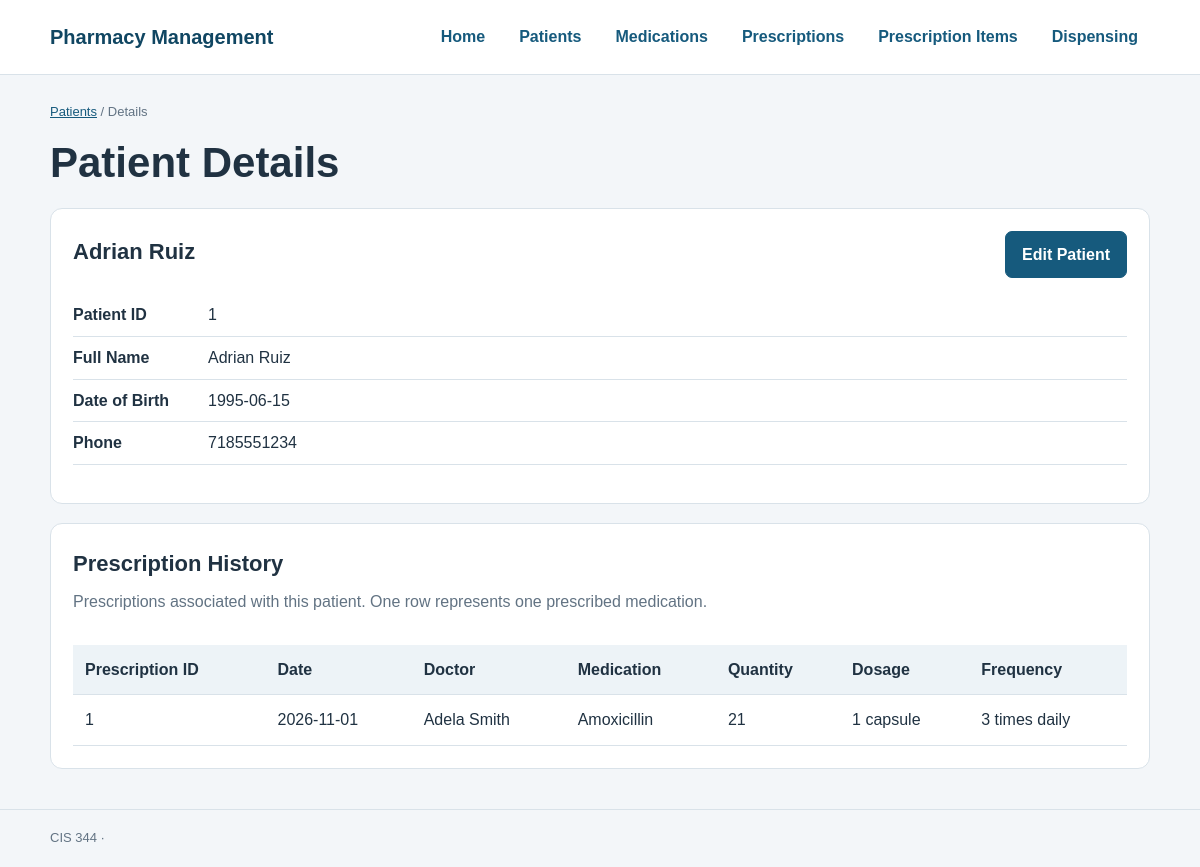
Page /pharmacy-prescription-mgmt/public/patient_details.php?id=1 on the committed database.
### tables this page shows
CREATE TABLE patients (
    patient_id INT AUTO_INCREMENT PRIMARY KEY,
    first_name VARCHAR(50) NOT NULL,
    last_name VARCHAR(50) NOT NULL,
    date_of_birth DATE,
    phone VARCHAR(20)
);

CREATE TABLE prescriptions (
    prescription_id INT AUTO_INCREMENT PRIMARY KEY,
    patient_id INT NOT NULL,
    doctor_id INT NOT NULL,
    prescription_date DATE NOT NULL,
    FOREIGN KEY (patient_id) REFERENCES patients(patient_id),
    FOREIGN KEY (doctor_id) REFERENCES doctors(doctor_id)
);

CREATE TABLE medication (
    medication_id INT AUTO_INCREMENT PRIMARY KEY,
    medication_name VARCHAR(100) NOT NULL,
    strength VARCHAR(50),
    form VARCHAR(50),
    stock_quantity INT NOT NULL DEFAULT 0,
    CHECK (stock_quantity >= 0)
);

CREATE TABLE prescription_items (
    item_id INT AUTO_INCREMENT PRIMARY KEY,
    prescription_id INT NOT NULL,
    medication_id INT NOT NULL,
    quantity INT NOT NULL,
    dosage VARCHAR(50) NOT NULL,
    frequency VARCHAR(50) NOT NULL,
    duration_days INT NOT NULL,
    refills_allowed INT NOT NULL DEFAULT 0,
    FOREIGN KEY (prescription_id) REFERENCES prescriptions(prescription_id),
    FOREIGN KEY (medication_id) REFERENCES medication(medication_id),
    CHECK (quantity > 0),
    CHECK (duration_days > 0),
    CHECK (refills_allowed >= 0)
);

### pharmacy-prescription-mgmt/app/Patient.php (called while the page is built, shortened)
<?php
class Patient
{
    private PDO $connection;
    private ?int $patientId;
    private string $firstName;
    private string $lastName;
    private ?string $phone;
    public function __construct(
        PDO $connection,
        string $firstName,
        string $lastName,
        ?string $dateOfBirth = null,
        ?string $phone = null,
        ?int $patientId = null
    ) {
        $firstName = trim($firstName);
        $lastName = trim($lastName);
        if ($phone !== null) {
            $phone = trim($phone);
        }
        $this->connection = $connection;
        $this->patientId = $patientId;
        $this->firstName = $firstName;
        $this->lastName = $lastName;
        $this->phone = $phone;
    }
    public function getFullName(): string
    {
        return $this->firstName . " " . $this->lastName;
    }
    public function getPatientId(): ?int
    {
        return $this->patientId;
    }
    public function getPhone(): ?string
    {
        return $this->phone;
    }
    public static function findById(
        PDO $connection,
        int $patientId
    ): ?Patient {
        $sql = "SELECT patient_id, first_name, last_name,
                       date_of_birth, phone
                FROM patients
                WHERE patient_id = :patient_id";
        $statement = $connection->prepare($sql);
        $statement->execute([
            'patient_id' => $patientId
        ]);
        $row = $statement->fetch();
        return new Patient(
            $connection,
            $row['first_name'],
            $row['last_name'],
            $row['date_of_birth'],
            $row['phone'],
            (int) $row['patient_id']
        );
    }
    public function getPrescriptions(): array
    {
        $sql = "
            SELECT
                p.prescription_id,
                p.prescription_date,
                d.doctor_id,
                CONCAT(d.first_name, ' ', d.last_name)
                    AS doctor_name,
                pi.item_id,
                m.medication_name,
                pi.quantity,
                pi.dosage,
                pi.frequency,
                pi.duration_days,
                pi.refills_allowed
            FROM prescriptions AS p
            JOIN doctors AS d
                ON p.doctor_id = d.doctor_id
            LEFT JOIN prescription_items AS pi
                ON p.prescription_id = pi.prescription_id
            LEFT JOIN medication AS m
                ON pi.medication_id = m.medication_id
            WHERE p.patient_id = :patient_id
            ORDER BY
                p.prescription_date DESC,
                p.prescription_id DESC,
                pi.item_id
        ";
        $statement = $this->connection->prepare($sql);
        $statement->execute([
            'patient_id' => $this->patientId
        ]);
        return $statement->fetchAll();
    }
    public static function findProfile(
        PDO $connection,
        int $patientId
    ): ?array {
        $sql = "SELECT patient_id, first_name, last_name,
                       date_of_birth, phone
                FROM patients
                WHERE patient_id = :patient_id";
        $statement = $connection->prepare($sql);
        $statement->execute([
            'patient_id' => $patientId
        ]);
        $patient = $statement->fetch(PDO::FETCH_ASSOC);
        return $patient === false ? null : $patient;
    }
}

### pharmacy-prescription-mgmt/app/patient_web_helpers.php (called while the page is built, shortened)
<?php
function patientHtml(mixed $value): string
{
    return htmlspecialchars(
        (string) ($value ?? ''),
        ENT_QUOTES | ENT_SUBSTITUTE,
        'UTF-8'
    );
}
function patientValidId(mixed $rawId): ?int
{
    $id = filter_var(
        $rawId,
        FILTER_VALIDATE_INT,
        ['options' => ['min_range' => 1]]
    );
    return $id === false ? null : (int) $id;
}

### pharmacy-prescription-mgmt/public/patient_details.php (the view, shortened to what this page needs)
<?php
require_once __DIR__ . '/../app/Patient.php';
require_once __DIR__ . '/../app/patient_web_helpers.php';
$id = patientValidId($_GET['id'] ?? null);
$patient = null;
$profile = null;
$history = [];
$errorMessage = null;
if ($id === null) {
    http_response_code(400);
    $errorMessage = 'Please provide a valid patient ID.';
} else {
    try {
        $connection = (new Database())->getConnection();
        $patient = Patient::findById($connection, $id);
        if ($patient === null) {
            http_response_code(404);
            $errorMessage = 'Patient not found.';
        } else {
            $profile = Patient::findProfile(
                $connection,
                $id
            );
            $history = $patient->getPrescriptions();
        }
    } catch (Throwable $error) {
        error_log($error->getMessage());
        http_response_code(500);
        $errorMessage = 'Unable to load patient details.';
    }
}
?>
<!DOCTYPE html>
<html lang="en">
<head>
    <link rel="stylesheet" href="css/style.css">
</head>
<body>
<header class="site-header">
    <div class="container header-content">
        <a class="brand" href="index.php">
            Pharmacy Management
        </a>
        <nav aria-label="Main navigation">
            <a href="index.php">Home</a>
            <a href="patients.php">Patients</a>
            <a href="medications.php">Medications</a>
            <a href="prescriptions.php">Prescriptions</a>
            <a href="prescription_items.php">Prescription Items</a>
            <a href="dispensings.php">Dispensing</a>
        </nav>
    </div>
</header>
<main class="container page-content">
    <p class="breadcrumb">
        <a href="patients.php">Patients</a> / Details
    </p>
    <h1>Patient Details</h1>
    <?php if ($errorMessage !== null): ?>
        <p class="message message-error" role="alert">
            <?= patientHtml($errorMessage) ?>
        </p>
        <a href="patients.php">Back to Patients</a>
    <?php else: ?>
        <section class="panel">
            <div class="page-toolbar">
                <h2>
                    <?= patientHtml($patient->getFullName()) ?>
                </h2>
                <a
                    href="edit_patient.php?id=<?= patientHtml($id) ?>"
                    class="button button-primary">
                    Edit Patient
                </a>
            </div>
            <dl class="details-list">
                <div>
                    <dt>Patient ID</dt>
                    <dd>
                        <?= patientHtml(
                            $patient->getPatientId()
                        ) ?>
                    </dd>
                </div>
                <div>
                    <dt>Full Name</dt>
                    <dd>
                        <?= patientHtml(
                            $patient->getFullName()
                        ) ?>
                    </dd>
                </div>
                <div>
                    <dt>Date of Birth</dt>
                    <dd>
                        <?= patientHtml(
                            $profile['date_of_birth']
                            ?? 'Not provided'
                        ) ?>
                    </dd>
                </div>
                <div>
                    <dt>Phone</dt>
                    <dd>
                        <?= patientHtml(
                            $patient->getPhone()
                            ?? 'Not provided'
                        ) ?>
                    </dd>
                </div>
            </dl>
        </section>
        <section class="panel">
            <h2>Prescription History</h2>
            <p class="muted">
                Prescriptions associated with this patient.
                One row represents one prescribed medication.
            </p>
            <div class="table-scroll">
                <table>
                    <thead>
                        <tr>
                            <th>Prescription ID</th>
                            <th>Date</th>
                            <th>Doctor</th>
                            <th>Medication</th>
                            <th>Quantity</th>
                            <th>Dosage</th>
                            <th>Frequency</th>
                        </tr>
                    </thead>
                    <tbody>
                    <?php if ($history === []): ?>
                        <tr>
                            <td colspan="7">
                                No prescription history found.
                            </td>
                        </tr>
                    <?php else: ?>
                        <?php foreach ($history as $item): ?>
                            <tr>
                                <td>
                                    <?= patientHtml(
                                        $item['prescription_id'] ?? ''
                                    ) ?>
                                </td>
                                <td>
                                    <?= patientHtml(
                                        $item['prescription_date'] ?? ''
                                    ) ?>
                                </td>
                                <td>
                                    <?= patientHtml(
                                        $item['doctor_name'] ?? ''
                                    ) ?>
                                </td>
                                <td>
                                    <?= patientHtml(
                                        $item['medication_name']
                                        ?? 'No item'
                                    ) ?>
                                </td>
                                <td>
                                    <?= patientHtml(
                                        $item['quantity'] ?? '-'
                                    ) ?>
                                </td>
                                <td>
                                    <?= patientHtml(
                                        $item['dosage'] ?? '-'
                                    ) ?>
                                </td>
                                <td>
                                    <?= patientHtml(
                                        $item['frequency'] ?? '-'
                                    ) ?>
                                </td>
                            </tr>
                        <?php endforeach; ?>
                    <?php endif; ?>
                    </tbody>
                </table>
            </div>
        </section>
    <?php endif; ?>
</main>
<footer class="site-footer">
    <div class="container">
        CIS 344 &middot;
    </div>
</footer>
</body>
</html>

### pharmacy-prescription-mgmt/public/css/style.css (style rules this page uses)
:root { --blue: #165a7d; --blue-dark: #104662; --page: #f3f6f9; --white: #ffffff; --text: #203242; --muted: #627383; --border: #d9e2e9; }
* { box-sizing: border-box; }
body { margin: 0; color: var(--text); background: var(--page); font-family: Arial, Helvetica, sans-serif; line-height: 1.6; }
a { color: var(--blue); }
.container { width: min(1100px, calc(100% - 36px)); margin: 0 auto; }
h1 { font-size: clamp(28px, 4vw, 42px); line-height: 1.2; margin: 6px 0 14px; }
h2 { font-size: 22px; margin: 0 0 8px; }
p { margin: 0 0 16px; }
.site-header { background: var(--white); border-bottom: 1px solid var(--border); }
.header-content { display: flex; justify-content: space-between; align-items: center; gap: 20px; padding: 16px 0; }
.brand { color: var(--blue-dark); font-size: 20px; font-weight: bold; text-decoration: none; }
nav { display: flex; gap: 10px; flex-wrap: wrap; }
nav a { padding: 8px 12px; font-weight: bold; text-decoration: none; border-radius: 6px; }
.button { display: inline-block; padding: 10px 16px; border: 1px solid var(--border); border-radius: 7px; text-decoration: none; font: inherit; font-weight: bold; cursor: pointer; }
.button-primary { color: white; background: var(--blue); border-color: var(--blue); }
.card, .panel { background: var(--white); border: 1px solid var(--border); border-radius: 12px; padding: 22px; }
.muted { color: var(--muted); }
.page-content { padding-top: 27px; }
.breadcrumb { font-size: 13px; color: var(--muted); }
.panel { margin-top: 19px; }
.page-toolbar { display: flex; align-items: center; justify-content: space-between; gap: 18px; flex-wrap: wrap; }
.page-toolbar h1, .page-toolbar h2 { margin-bottom: 6px; }
.table-scroll { overflow-x: auto; }
table { width: 100%; border-collapse: collapse; text-align: left; margin-top: 14px; }
th, td { padding: 12px; border-bottom: 1px solid var(--border); }
th { background: #edf3f7; }
.details-list div { display: flex; gap: 15px; border-bottom: 1px solid var(--border); padding: 8px 0; }
.details-list dt { font-weight: bold; min-width: 120px; }
.details-list dd { margin: 0; }
.site-footer { border-top: 1px solid var(--border); margin-top: 40px; padding: 18px 0; color: var(--muted); font-size: 13px; }

### rows in the picture
patients: patientHtml($patient->getFullName()) "Adrian Ruiz", patient_id "1", first_name+last_name "Adrian Ruiz", date_of_birth "1995-06-15", phone "7185551234"
prescriptions: prescription_id "1", prescription_date "2026-11-01", doctor_name "Adela Smith", medication.medication_name "Amoxicillin", prescription_items.quantity "21", prescription_items.dosage "1 capsule", prescription_items.frequency "3 times daily"
